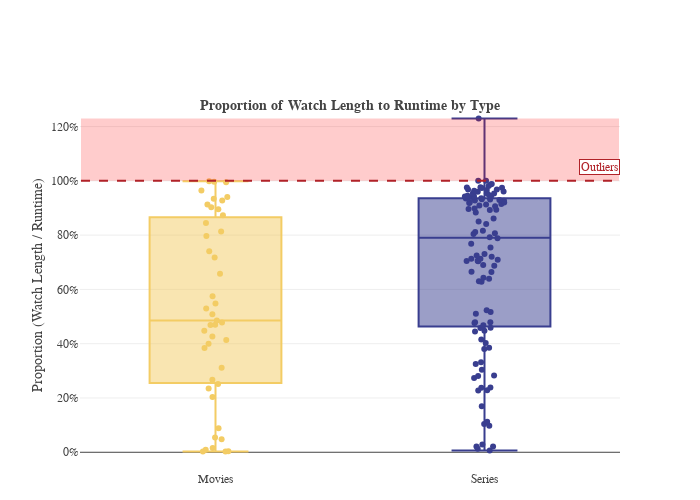

Write notebook code for a chart like this one.
### Code cell
# Assuming df is already loaded and contains the necessary columns
df['WATCH_LENGTH_MIN'] = df['WATCH_LENGTH_MS'] / 60000  # Convert from milliseconds to minutes
df['RUNTIME_MIN'] = df['RUNTIME'] / 60  # Convert from seconds to minutes

# Filter for streams only
df = df[df["IS_STREAM"] == 1]

# Group by Title and Program Type, summing WATCH_LENGTH_MIN and RUNTIME_MIN
grouped = df.groupby(['PROGRAM_TYPE', 'PROGRAM_FULL_TITLE', 'SERIES_FULL_TITLE'], as_index=False).agg(
    total_watch_length=('WATCH_LENGTH_MIN', 'sum'),
    total_runtime=('RUNTIME_MIN', 'sum')
)

# Calculate the proportion for each title
grouped['proportion'] = grouped['total_watch_length'] / grouped['total_runtime']

# Create a new DataFrame for box plot
box_data = pd.DataFrame()

# For movies
movies = grouped[grouped['PROGRAM_TYPE'] == 'movie'].copy()
movies['Title'] = movies['PROGRAM_FULL_TITLE']
movies['Type'] = 'Movies'

# For series
series = grouped[grouped['PROGRAM_TYPE'] == 'episode'].copy()
series['Title'] = series['SERIES_FULL_TITLE']
series['Type'] = 'Series'

# Combine both DataFrames
box_data = pd.concat([movies[['Title', 'proportion', 'Type']],
                      series[['Title', 'proportion', 'Type']]], ignore_index=True)

# Create the box plot with hover data
fig = px.box(
    box_data,
    x='Type',
    y='proportion',
    title='Proportion of Watch Length to Runtime by Type',
    labels={'Type': 'Type (Movies / Series)', 'proportion': 'Proportion (Watch Length / Runtime)'},
    hover_data=['Title']  # Add title to hover information
)

fig = px.box(
    box_data,
    x='Type',
    y='proportion',
    title='<b>Proportion of Watch Length to Runtime by Program Type',
    labels={'Type': 'Type (Movies / Series)', 'proportion': 'Proportion (Watch Length / Runtime)'},
    hover_data=['Title'],  # Add title to hover information
    color='Type',  # Use 'Type' for color differentiation
    color_discrete_map={'Movies': DISNEY_COLORS['blue'], 'Series': DISNEY_COLORS['yellow']}  # Set colors based on the dictionary
)

# Add scatter points (jitter) with hover data
# Create the box plot with hover data
fig = px.box(
    box_data,
    x='Type',
    y='proportion',
    title='<b>Proportion of Watch Length to Runtime by Type</b>',
    labels={'Type': 'Type (Movies / Series)', 'proportion': 'Proportion (Watch Length / Runtime)'},
    hover_data=['Title'],  # Add title to hover information
    color='Type',  # Use 'Type' for color differentiation
    color_discrete_map={'Movies': DISNEY_COLORS['yellow'], 'Series': DISNEY_COLORS['blue']}  # Set colors based on the dictionary
)

# Add scatter points (jitter) with hover data
scatter = px.strip(box_data, x='Type', y='proportion', hover_data=['Title'], color='Type',
                   color_discrete_map={'Movies': DISNEY_COLORS['yellow'], 'Series': DISNEY_COLORS['blue']})
fig.add_traces(scatter.data)

fig.add_shape(
    type="rect",
    x0=-0.5, x1=1.5, y0=1, y1=box_data['proportion'].max(),
    fillcolor="rgba(255, 0, 0, 0.2)",  # Light red fill
    line=dict(width=0)  # No border
)
# Add a horizontal line at y=1
fig.add_shape(
    type='line',
    x0=-0.5,  # Start of line (slightly before the first category on x-axis)
    x1=1.5,    # End of line (slightly after the second category on x-axis)
    y0=1,
    y1=1,
    line=dict(color=DISNEY_COLORS["red"], width=2, dash='dash'),
)

# Add annotation for the "Bad Input Data"
fig.add_annotation(
    text="Outliers",
    xref="paper", yref="y",
    x=1, y=1.05,  # Adjust x and y positions for annotation
    showarrow=False,
    font=dict(size=12, color=DISNEY_COLORS["red"]),
    bgcolor="white",
    bordercolor=DISNEY_COLORS["red"]
)

# Fill the area above the threshold with a light red color

# Update layout with Helvetica font and legend position
fig.update_layout(
    title_font=dict(family='Helvetica', size=14),
    font=dict(family='Helvetica'),  # Set font for all text
    showlegend=False,
    # title_x=0.5,  # Center title horizontally
    title_y=0.8,  # Adjust vertical position to reduce distance from plot
)

# Update y-axis to display percentage format
fig.update_yaxes(tickformat=".0%")
fig.update_xaxes(title_text = "")
fig.update_layout(template=None, margin = {"t":100, "b":30}, height = 500, width = 700)

### Figure 1 — Plotly figure (JSON) as saved in the notebook; plotly's stock layout.template omitted (floating-point values rounded to 4 significant figures)
{"data": [{"alignmentgroup": "True", "customdata": [["A Bugs Life"], ["Aladdin"], ["Beauty and the Beast"], ["Brave"], ["Cars"], ["Cinderella"], ["Descendants"], ["Descendants 3"], ["Edward Scissorhands"], ["Finding Dory"], ["Finding Nemo"], ["Frozen 2"], ["Hercules"], ["Ice Age: Dawn Of The Dinosaurs"], ["Incredibles 2"], ["Luca"], ["Marvel Studios Avengers: Infinity War"], ["Marvel Studios Captain America: The First Avenger"], ["Marvel Studios Thor"], ["Marvel Studios Thor: Ragnarok"], ["Moana"], ["Monsters, Inc."], ["Mulan II"], ["Olafs Frozen Adventure"], ["Onward"], ["Pirates of the Caribbean: Dead Men Tell No Tales"], ["Pocahontas"], ["Raya and the Last Dragon"], ["Rio 2"], ["Solo: A Star Wars Story"], ["Soul"], ["Star Wars: A New Hope (Episode IV)"], ["The Adventures of Huck Finn"], ["The Aristocats"], ["The Chronicles of Narnia: The Lion, the Witch and the Wardrobe"], ["The Jungle Book"], ["The Lion King"], ["Toy Story"], ["Toy Story 2"], ["Toy Story 3"], ["Up"], ["While You Were Sleeping"], ["X2"]], "hovertemplate": "Type (Movies / Series)=%{x}<br>Proportion (Watch Length / Runtime)=%{y}<br>Title=%{customdata[0]}<extra></extra>", "legendgroup": "Movies", "marker": {"color": "#f3cc64"}, "name": "Movies", "notched": false, "offsetgroup": "Movies", "orientation": "v", "showlegend": true, "type": "box", "x": ["Movies", "Movies", "Movies", "Movies", "Movies", "Movies", "Movies", "Movies", "Movies", "Movies", "Movies", "Movies", "Movies", "Movies", "Movies", "Movies", "Movies", "Movies", "Movies", "Movies", "Movies", "Movies", "Movies", "Movies", "Movies", "Movies", "Movies", "Movies", "Movies", "Movies", "Movies", "Movies", "Movies", "Movies", "Movies", "Movies", "Movies", "Movies", "Movies", "Movies", "Movies", "Movies", "Movies"], "x0": " ", "xaxis": "x", "y": [0.4851, 0.04797, 0.2352, 0.9279, 0.9406, 0.002826, 0.01613, 0.08857, 0.845, 0.002832, 0.004139, 0.8732, 0.2674, 0.797, 0.4692, 0.5481, 0.4134, 0.6577, 0.9024, 0.9133, 0.9339, 0.8957, 0.4694, 0.8133, 0.5294, 0.384, 0.7408, 0.2516, 0.4785, 0.05453, 0.4476, 0.9962, 0.4001, 0.9647, 0.009672, 0.2038, 0.4266, 0.5088, 0.7172, 0.5745, 0.9947, 0.3114, 0.9984], "y0": " ", "yaxis": "y"}, {"alignmentgroup": "True", "customdata": [["The Gifted"], ["Once Upon a Time"], ["Single Parents"], ["Arnoldos Ristorantino"], ["Jessie"], ["Wizards of Waverly Place"], ["Phineas and Ferb"], ["Jessie"], ["Liv and Maddie"], ["The Bad Batch"], ["Secrets Of The Zoo"], ["Ultimate Spider-Man"], ["High School Musical: The Musical: The Series"], ["Bluey"], ["Jessie"], ["PJ Masks"], ["The Mandalorian"], ["The Mandalorian"], ["The Mandalorian"], ["The Mandalorian"], ["The Mandalorian"], ["Hannah Montana"], ["Zenimation"], ["Ravens Home"], ["The Bad Batch"], ["Jessie"], ["Mickey Mouse (Shorts)"], ["O11CE"], ["Science of Stupid"], ["O11CE"], ["Violetta"], ["Junior Express"], ["Soy Luna"], ["O11CE"], ["Big Shot"], ["The Suite Life of Zack & Cody"], ["Ultimate Spider-Man"], ["Star vs. the Forces of Evil"], ["Fresh Off the Boat"], ["One Strange Rock"], ["Gravity Falls"], ["Girl Meets World"], ["Girl Meets World"], ["Girl Meets World"], ["Girl Meets World"], ["Loki"], ["Jessie"], ["Vampirina"], ["Mickey Mouse Roadster Racers"], ["Jessie"], ["Big City Greens"], ["Star Wars: The Clone Wars"], ["Fish Hooks"], ["The Simpsons"], ["Puppy Dog Pals"], ["Boy Meets World"], ["Amphibia"], ["Star vs. the Forces of Evil"], ["Cosmos: Possible Worlds"], ["Loki"], ["Ravens Home"], ["Austin & Ally"], ["Mickey Mouse Clubhouse"], ["Star vs. the Forces of Evil"], ["The Falcon and The Winter Soldier"], ["Wizards of Waverly Place"], ["Spider-Man"], ["X-Men"], ["T.O.T.S."], ["Star Wars: The Clone Wars"], ["Origins: The Journey of Humankind"], ["Thats So Raven"], ["Walt Disney Animation Studios: Short Circuit Experimental Films"], ["Star Wars: The Clone Wars"], ["Miraculous: Tales Of Ladybug & Cat Noir"], ["Jessie"], ["Disneys Fairy Tale Weddings"], ["Mickey Mouse (Shorts)"], ["Agent Carter"], ["Milo Murphys Law"], ["Jessie"], ["The Suite Life On Deck"], ["Stuck In The Middle"], ["Stuck In The Middle"], ["Agents of S.H.I.E.L.D."], ["Phineas and Ferb"], ["Agent Carter"], ["Gravity Falls"], ["Ravens Home"], ["Loki"], ["Jessie"], ["Bluey"], ["Spider-Man"], ["Loki"], ["Thats So Raven"], ["Gravity Falls"], ["Jessie"], ["Big City Greens"], ["Minnies Bow-Toons (Shorts)"], ["Ugly Betty"], ["Star Wars Rebels"], ["Thats So Raven"], ["Marvel Studios LEGENDS"], ["WandaVision"], ["Gravity Falls"], ["Bunkd"], ["The Gifted"], ["The Gifted"]], "hovertemplate": "Type (Movies / Series)=%{x}<br>Proportion (Watch Length / Runtime)=%{y}<br>Title=%{customdata[0]}<extra></extra>", "legendgroup": "Series", "marker": {"color": "#393e8f"}, "name": "Series", "notched": false, "offsetgroup": "Series", "orientation": "v", "showlegend": true, "type": "box", "x": ["Series", "Series", "Series", "Series", "Series", "Series", "Series", "Series", "Series", "Series", "Series", "Series", "Series", "Series", "Series", "Series", "Series", "Series", "Series", "Series", "Series", "Series", "Series", "Series", "Series", "Series", "Series", "Series", "Series", "Series", "Series", "Series", "Series", "Series", "Series", "Series", "Series", "Series", "Series", "Series", "Series", "Series", "Series", "Series", "Series", "Series", "Series", "Series", "Series", "Series", "Series", "Series", "Series", "Series", "Series", "Series", "Series", "Series", "Series", "Series", "Series", "Series", "Series", "Series", "Series", "Series", "Series", "Series", "Series", "Series", "Series", "Series", "Series", "Series", "Series", "Series", "Series", "Series", "Series", "Series", "Series", "Series", "Series", "Series", "Series", "Series", "Series", "Series", "Series", "Series", "Series", "Series", "Series", "Series", "Series", "Series", "Series", "Series", "Series", "Series", "Series", "Series", "Series", "Series", "Series", "Series", "Series", "Series"], "x0": " ", "xaxis": "x", "y": [0.6641, 0.7094, 0.6284, 0.02121, 0.1037, 0.6394, 0.944, 0.7046, 0.4582, 0.6649, 0.9765, 0.9353, 0.8116, 0.9183, 0.4151, 0.9544, 0.2281, 0.02128, 0.8932, 0.01262, 0.8835, 0.968, 0.9664, 0.936, 0.4789, 0.5107, 0.643, 0.7132, 0.9999, 0.8504, 0.8981, 0.7926, 0.1128, 0.9684, 0.006367, 0.9409, 0.9276, 0.9198, 0.9865, 0.2737, 0.9147, 0.9369, 0.2826, 0.9745, 0.9532, 0.7887, 0.5233, 0.09806, 0.7307, 0.9124, 0.9474, 0.8929, 0.7202, 0.725, 0.9316, 0.3853, 0.2814, 0.9204, 0.3801, 0.6897, 0.9321, 0.9359, 0.8408, 0.9065, 0.4583, 0.8071, 0.1693, 0.02899, 0.9296, 0.8613, 0.988, 0.2382, 0.6873, 0.8043, 0.4682, 0.9088, 0.4793, 0.7059, 0.816, 0.8962, 0.7678, 1.23, 0.9736, 0.9807, 0.9635, 0.9547, 0.9595, 0.9452, 0.754, 0.9431, 0.713, 0.3038, 0.9424, 0.7038, 0.3255, 0.228, 0.3319, 1.001, 0.6304, 0.5167, 0.2374, 0.9752, 0.448, 0.4023, 0.9262, 0.4758, 0.4446, 0.9605], "y0": " ", "yaxis": "y"}, {"alignmentgroup": "True", "boxpoints": "all", "customdata": [["A Bugs Life"], ["Aladdin"], ["Beauty and the Beast"], ["Brave"], ["Cars"], ["Cinderella"], ["Descendants"], ["Descendants 3"], ["Edward Scissorhands"], ["Finding Dory"], ["Finding Nemo"], ["Frozen 2"], ["Hercules"], ["Ice Age: Dawn Of The Dinosaurs"], ["Incredibles 2"], ["Luca"], ["Marvel Studios Avengers: Infinity War"], ["Marvel Studios Captain America: The First Avenger"], ["Marvel Studios Thor"], ["Marvel Studios Thor: Ragnarok"], ["Moana"], ["Monsters, Inc."], ["Mulan II"], ["Olafs Frozen Adventure"], ["Onward"], ["Pirates of the Caribbean: Dead Men Tell No Tales"], ["Pocahontas"], ["Raya and the Last Dragon"], ["Rio 2"], ["Solo: A Star Wars Story"], ["Soul"], ["Star Wars: A New Hope (Episode IV)"], ["The Adventures of Huck Finn"], ["The Aristocats"], ["The Chronicles of Narnia: The Lion, the Witch and the Wardrobe"], ["The Jungle Book"], ["The Lion King"], ["Toy Story"], ["Toy Story 2"], ["Toy Story 3"], ["Up"], ["While You Were Sleeping"], ["X2"]], "fillcolor": "rgba(255,255,255,0)", "hoveron": "points", "hovertemplate": "Type=%{x}<br>proportion=%{y}<br>Title=%{customdata[0]}<extra></extra>", "legendgroup": "Movies", "line": {"color": "rgba(255,255,255,0)"}, "marker": {"color": "#f3cc64"}, "name": "Movies", "offsetgroup": "Movies", "orientation": "v", "pointpos": 0, "showlegend": true, "type": "box", "x": ["Movies", "Movies", "Movies", "Movies", "Movies", "Movies", "Movies", "Movies", "Movies", "Movies", "Movies", "Movies", "Movies", "Movies", "Movies", "Movies", "Movies", "Movies", "Movies", "Movies", "Movies", "Movies", "Movies", "Movies", "Movies", "Movies", "Movies", "Movies", "Movies", "Movies", "Movies", "Movies", "Movies", "Movies", "Movies", "Movies", "Movies", "Movies", "Movies", "Movies", "Movies", "Movies", "Movies"], "x0": " ", "xaxis": "x", "y": [0.4851, 0.04797, 0.2352, 0.9279, 0.9406, 0.002826, 0.01613, 0.08857, 0.845, 0.002832, 0.004139, 0.8732, 0.2674, 0.797, 0.4692, 0.5481, 0.4134, 0.6577, 0.9024, 0.9133, 0.9339, 0.8957, 0.4694, 0.8133, 0.5294, 0.384, 0.7408, 0.2516, 0.4785, 0.05453, 0.4476, 0.9962, 0.4001, 0.9647, 0.009672, 0.2038, 0.4266, 0.5088, 0.7172, 0.5745, 0.9947, 0.3114, 0.9984], "y0": " ", "yaxis": "y"}, {"alignmentgroup": "True", "boxpoints": "all", "customdata": [["The Gifted"], ["Once Upon a Time"], ["Single Parents"], ["Arnoldos Ristorantino"], ["Jessie"], ["Wizards of Waverly Place"], ["Phineas and Ferb"], ["Jessie"], ["Liv and Maddie"], ["The Bad Batch"], ["Secrets Of The Zoo"], ["Ultimate Spider-Man"], ["High School Musical: The Musical: The Series"], ["Bluey"], ["Jessie"], ["PJ Masks"], ["The Mandalorian"], ["The Mandalorian"], ["The Mandalorian"], ["The Mandalorian"], ["The Mandalorian"], ["Hannah Montana"], ["Zenimation"], ["Ravens Home"], ["The Bad Batch"], ["Jessie"], ["Mickey Mouse (Shorts)"], ["O11CE"], ["Science of Stupid"], ["O11CE"], ["Violetta"], ["Junior Express"], ["Soy Luna"], ["O11CE"], ["Big Shot"], ["The Suite Life of Zack & Cody"], ["Ultimate Spider-Man"], ["Star vs. the Forces of Evil"], ["Fresh Off the Boat"], ["One Strange Rock"], ["Gravity Falls"], ["Girl Meets World"], ["Girl Meets World"], ["Girl Meets World"], ["Girl Meets World"], ["Loki"], ["Jessie"], ["Vampirina"], ["Mickey Mouse Roadster Racers"], ["Jessie"], ["Big City Greens"], ["Star Wars: The Clone Wars"], ["Fish Hooks"], ["The Simpsons"], ["Puppy Dog Pals"], ["Boy Meets World"], ["Amphibia"], ["Star vs. the Forces of Evil"], ["Cosmos: Possible Worlds"], ["Loki"], ["Ravens Home"], ["Austin & Ally"], ["Mickey Mouse Clubhouse"], ["Star vs. the Forces of Evil"], ["The Falcon and The Winter Soldier"], ["Wizards of Waverly Place"], ["Spider-Man"], ["X-Men"], ["T.O.T.S."], ["Star Wars: The Clone Wars"], ["Origins: The Journey of Humankind"], ["Thats So Raven"], ["Walt Disney Animation Studios: Short Circuit Experimental Films"], ["Star Wars: The Clone Wars"], ["Miraculous: Tales Of Ladybug & Cat Noir"], ["Jessie"], ["Disneys Fairy Tale Weddings"], ["Mickey Mouse (Shorts)"], ["Agent Carter"], ["Milo Murphys Law"], ["Jessie"], ["The Suite Life On Deck"], ["Stuck In The Middle"], ["Stuck In The Middle"], ["Agents of S.H.I.E.L.D."], ["Phineas and Ferb"], ["Agent Carter"], ["Gravity Falls"], ["Ravens Home"], ["Loki"], ["Jessie"], ["Bluey"], ["Spider-Man"], ["Loki"], ["Thats So Raven"], ["Gravity Falls"], ["Jessie"], ["Big City Greens"], ["Minnies Bow-Toons (Shorts)"], ["Ugly Betty"], ["Star Wars Rebels"], ["Thats So Raven"], ["Marvel Studios LEGENDS"], ["WandaVision"], ["Gravity Falls"], ["Bunkd"], ["The Gifted"], ["The Gifted"]], "fillcolor": "rgba(255,255,255,0)", "hoveron": "points", "hovertemplate": "Type=%{x}<br>proportion=%{y}<br>Title=%{customdata[0]}<extra></extra>", "legendgroup": "Series", "line": {"color": "rgba(255,255,255,0)"}, "marker": {"color": "#393e8f"}, "name": "Series", "offsetgroup": "Series", "orientation": "v", "pointpos": 0, "showlegend": true, "type": "box", "x": ["Series", "Series", "Series", "Series", "Series", "Series", "Series", "Series", "Series", "Series", "Series", "Series", "Series", "Series", "Series", "Series", "Series", "Series", "Series", "Series", "Series", "Series", "Series", "Series", "Series", "Series", "Series", "Series", "Series", "Series", "Series", "Series", "Series", "Series", "Series", "Series", "Series", "Series", "Series", "Series", "Series", "Series", "Series", "Series", "Series", "Series", "Series", "Series", "Series", "Series", "Series", "Series", "Series", "Series", "Series", "Series", "Series", "Series", "Series", "Series", "Series", "Series", "Series", "Series", "Series", "Series", "Series", "Series", "Series", "Series", "Series", "Series", "Series", "Series", "Series", "Series", "Series", "Series", "Series", "Series", "Series", "Series", "Series", "Series", "Series", "Series", "Series", "Series", "Series", "Series", "Series", "Series", "Series", "Series", "Series", "Series", "Series", "Series", "Series", "Series", "Series", "Series", "Series", "Series", "Series", "Series", "Series", "Series"], "x0": " ", "xaxis": "x", "y": [0.6641, 0.7094, 0.6284, 0.02121, 0.1037, 0.6394, 0.944, 0.7046, 0.4582, 0.6649, 0.9765, 0.9353, 0.8116, 0.9183, 0.4151, 0.9544, 0.2281, 0.02128, 0.8932, 0.01262, 0.8835, 0.968, 0.9664, 0.936, 0.4789, 0.5107, 0.643, 0.7132, 0.9999, 0.8504, 0.8981, 0.7926, 0.1128, 0.9684, 0.006367, 0.9409, 0.9276, 0.9198, 0.9865, 0.2737, 0.9147, 0.9369, 0.2826, 0.9745, 0.9532, 0.7887, 0.5233, 0.09806, 0.7307, 0.9124, 0.9474, 0.8929, 0.7202, 0.725, 0.9316, 0.3853, 0.2814, 0.9204, 0.3801, 0.6897, 0.9321, 0.9359, 0.8408, 0.9065, 0.4583, 0.8071, 0.1693, 0.02899, 0.9296, 0.8613, 0.988, 0.2382, 0.6873, 0.8043, 0.4682, 0.9088, 0.4793, 0.7059, 0.816, 0.8962, 0.7678, 1.23, 0.9736, 0.9807, 0.9635, 0.9547, 0.9595, 0.9452, 0.754, 0.9431, 0.713, 0.3038, 0.9424, 0.7038, 0.3255, 0.228, 0.3319, 1.001, 0.6304, 0.5167, 0.2374, 0.9752, 0.448, 0.4023, 0.9262, 0.4758, 0.4446, 0.9605], "y0": " ", "yaxis": "y"}], "layout": {"annotations": [{"bgcolor": "white", "bordercolor": "#b12228", "font": {"color": "#b12228", "size": 12}, "showarrow": false, "text": "Outliers", "x": 1, "xref": "paper", "y": 1.05, "yref": "y"}], "boxmode": "overlay", "font": {"family": "Helvetica"}, "height": 500, "legend": {"title": {"text": "Type (Movies / Series)"}, "tracegroupgap": 0}, "margin": {"b": 30, "t": 100}, "shapes": [{"fillcolor": "rgba(255, 0, 0, 0.2)", "line": {"width": 0}, "type": "rect", "x0": -0.5, "x1": 1.5, "y0": 1, "y1": 1.23}, {"line": {"color": "#b12228", "dash": "dash", "width": 2}, "type": "line", "x0": -0.5, "x1": 1.5, "y0": 1, "y1": 1}], "showlegend": false, "title": {"font": {"family": "Helvetica", "size": 14}, "text": "<b>Proportion of Watch Length to Runtime by Type</b>", "y": 0.8}, "width": 700, "xaxis": {"anchor": "y", "categoryarray": ["Movies", "Series"], "categoryorder": "array", "domain": [0, 1], "title": {"text": ""}}, "yaxis": {"anchor": "x", "domain": [0, 1], "tickformat": ".0%", "title": {"text": "Proportion (Watch Length / Runtime)"}}}}
